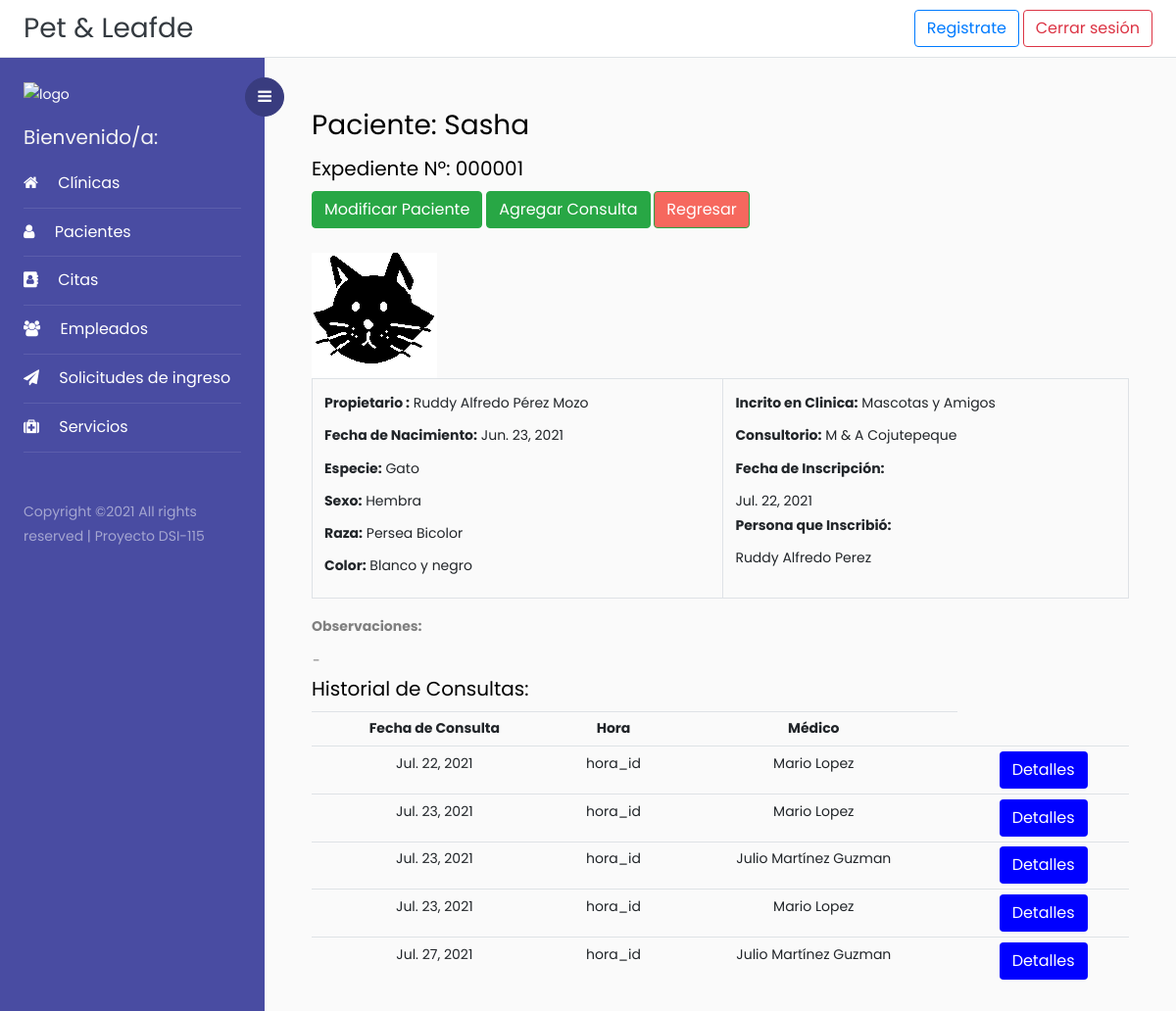
The app's page /expediente/1 (signed in), older data.
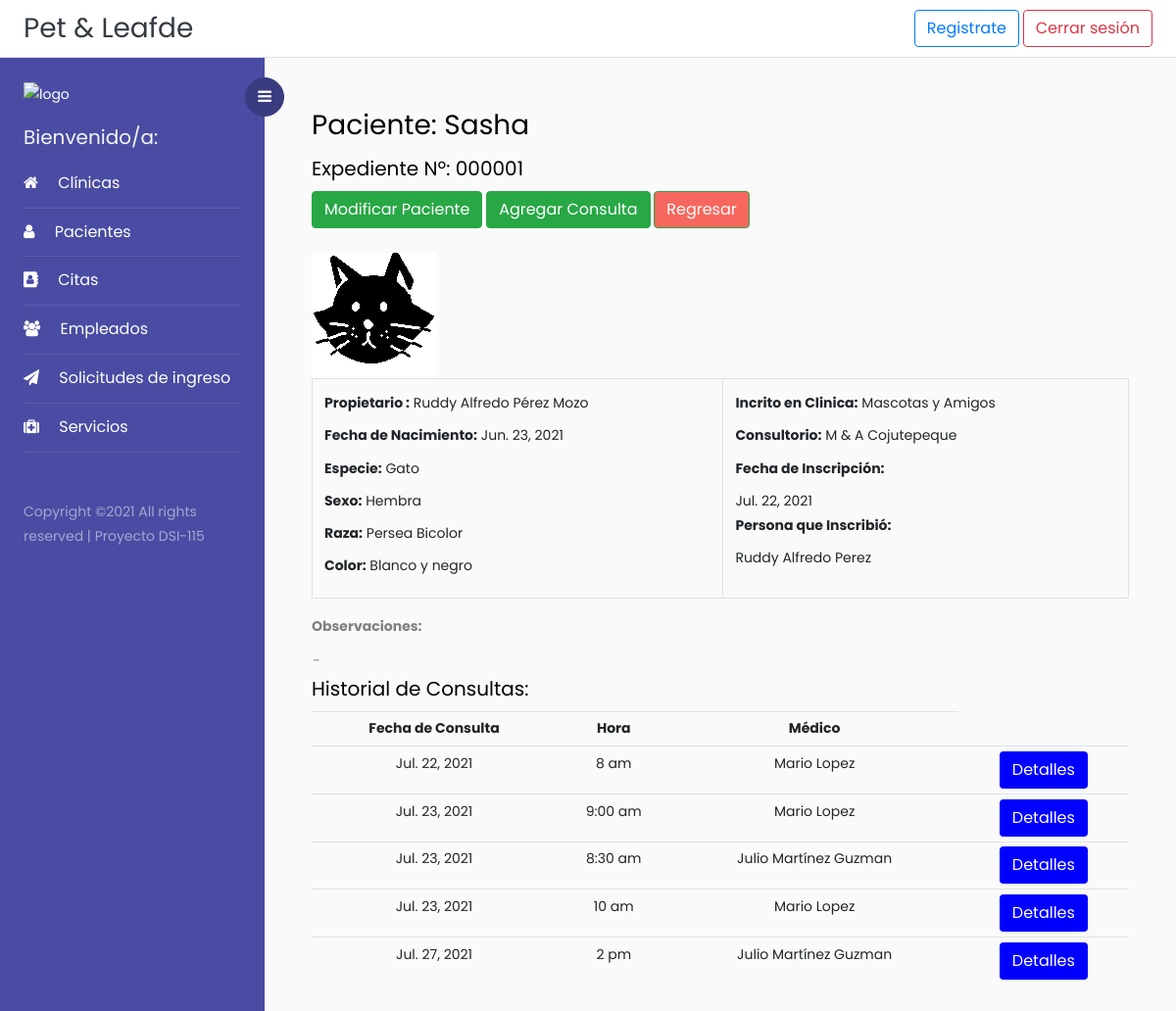
The same page, newer data.
### Veterinaria/models.py (models this page shows, shortened)
class Expediente (models.Model):
    id = models.AutoField(primary_key = True)
    pacienteId = models.ForeignKey('Paciente', on_delete = models.PROTECT, null=True)
    clinica = models.ForeignKey('Clinica', on_delete = models.PROTECT)
    consultorio = models.ForeignKey('Consultorio', on_delete = models.PROTECT)

class Paciente(models.Model):
    id = models.AutoField(primary_key=True)
    foto = models.ImageField(upload_to='fotos', null = True)
    nombrePac = models.CharField(max_length=50,help_text="", validators=[solo_Letras])
    SEXO = (('m','Macho'),('h', 'Hembra'))# Estructura para la selección del sexo del paciente
    sexo = models.CharField(max_length=10, choices=SEXO, blank=True, help_text='')
    especie = models.CharField(max_length=50, help_text="", validators=[solo_Letras])
    raza = models.CharField(max_length=50,help_text="", validators=[solo_Letras])
    color = models.CharField(max_length=50,help_text="", validators=[solo_Letras])
    fechaNacimPac = models.DateField(null=False, blank=True, validators=[validar_Fecha])
    observaciones = models.CharField(max_length=500, null = True, blank=True)
    fechaInscrip = models.DateField(auto_now_add = True)# fecha de inscripcion del paciente
    personaInscrip = models.CharField(max_length=70,help_text="", validators=[solo_Letras])
    activo = models.BooleanField(blank=True,  default=1)
    propietario = models.ForeignKey('Propietario', on_delete = models.SET_NULL, null=True)

class Propietario(models.Model):
    dui = models.CharField(max_length=10, help_text="########-#", primary_key=True,validators=[formato_Dui])
    nombre = models.CharField(max_length=100, validators=[solo_Letras])
    apellido = models.CharField(max_length=100, validators=[solo_Letras])
    fechaNacim = models.DateField(validators=[validar_Fecha])
    edad = models.IntegerField(help_text="Se calculará automaticamente",validators=[solo_Numeros])
    direccion = models.CharField(max_length=100,help_text="Calle, Colonia, Cantón ...")
    departamento = models.ForeignKey('Departamento', on_delete = models.SET_NULL, null=True)
    municipio = models.ForeignKey('Municipio', on_delete = models.SET_NULL, null=True)
    correo = models.CharField(max_length=50,help_text="")
    telefono = models.CharField(max_length=9,help_text="####-####",validators=[formato_Telefono])
    def __str__(self): #Para que retorne el nombre y no el Id
        return self.nombre + " " + self.apellido

class Clinica(models.Model):
    id = models.IntegerField(primary_key = True)
    propietario = models.CharField(max_length=50, validators=[solo_Letras])
    nombre = models.CharField(max_length=60)
    direccion = models.TextField()
    horarios = models.CharField(max_length=50)
    telefono = models.CharField(max_length=9)
    fechaIngreso = models.DateField(auto_now_add=True, null=True)
    correoElectronico = models.CharField(max_length=200, null=True)
    ESTADO = (('Activa','Activa'),('Inactiva', 'Inactiva'))
    estado = models.CharField(max_length=10, choices=ESTADO, default="Activa")
    def __str__(self):
        return self.nombre

class Consultorio(models.Model):
    clinica = models.ForeignKey('Clinica', on_delete = models.CASCADE)
    nombre = models.CharField(max_length=60)
    direccion = models.TextField()
    longitud = models.FloatField(blank=True, null=True)
    latitud = models.FloatField(blank=True, null=True)
    correoElectronico = models.CharField(max_length=200, null=True)
    horarios = models.CharField(max_length=50)
    telefono = models.CharField(max_length=9, validators=[formato_Telefono])
    servicios = models.ManyToManyField('Servicio')
    fechaIngreso = models.DateField(auto_now_add=True, null=True)
    ESTADO = (('Activa','Activa'),('Inactiva', 'Inactiva'))
    estado = models.CharField(max_length=10, choices=ESTADO, default="Activa")
    def __str__(self):
        return self.nombre

class Consulta (models.Model):
    id = models.AutoField(primary_key = True)
    medico = models.CharField(max_length=70,null=False, validators=[solo_Letras])
    pacienteId = models.ForeignKey('Paciente', on_delete = models.PROTECT, null=True)
    edad = models.CharField(max_length=2, null=False, validators=[solo_Numeros])
    peso = models.CharField(max_length=10, null=False)
    fechaConsulta = models.DateField(auto_now_add = True)# fecha de creación de la consulta
    hora = models.CharField(max_length=10, null=False)
    observaciones = models.CharField(max_length=100, null = True, blank=True)
    medicamento = models.CharField(max_length=200, null = True, blank=True)
    examenes = models.CharField(max_length=200, null = True, blank=True)
    proximoCont = models.DateField(null=True, validators=[fecha_mayor])
    clinica = models.ForeignKey('Clinica', on_delete = models.PROTECT)
    consultorio = models.ForeignKey('Consultorio', on_delete = models.PROTECT)

### Veterinaria/views.py (the view)
# urls.py: path('expediente/<int:pk>', login_required(DetalleExpediente), name='expediente'),
def DetalleExpediente (request, pk):
    if request.method == 'GET':
        exp = Expediente.objects.filter(pacienteId_id = pk).first()
        consultas = Consulta.objects.filter(pacienteId_id = pk)
    return render(request, 'Plantillas/detalleExpediente.html', {'exp':exp,'cons':consultas})

### Veterinaria/templates/Plantillas/detalleExpediente.html (shortened to what this page needs)
{% extends 'base.html' %}
{% block content %}
<div>
    <h3>Paciente: {{exp.pacienteId.nombrePac}}</h3>
</div>
<div>
    <h5>Expediente Nº:
    {% if exp.id <= 9 %}
        00000{{exp.id}}
    {% endif %}
    </h5>
</div>
<div>
    {% if exp.pacienteId.activo == 1%}
        <a href="{% url 'modificar_paciente' exp.pacienteId.pk %}" class="btn btn-success" style="color:white; background-color:33CC00">Modificar Paciente</a>
        <a href="{% url 'registrar_consulta' %}" class="btn btn-success" style="color:white; background-color:33CC00">Agregar Consulta</a>
    {% endif%}
    <a href="javascript: history.go(-1)" class="btn btn-success" style="color:white; background-color:#f6685e">Regresar</a>
</div>
<br>
    <div>
            <img src=" {{ exp.pacienteId.foto.url }}"/>
    </div>
    <table class = "table table-bordered">
        <tr>
            <td>
                <div>
                    <B><label>Propietario : </label></B>    {{exp.pacienteId.propietario}}
                </div>
                <div>
                    <B><label>Fecha de Nacimiento: </label></B>    {{exp.pacienteId.fechaNacimPac}}
                </div>
                <div>
                <B><label>Especie: </label></B>    {{exp.pacienteId.especie}}
                </div>
                <div>
                    <B><label>Sexo: </label></B>    {% if exp.pacienteId.sexo == 'h' %}Hembra{%else%}Macho{%endif%}
                </div>
                <div>
                    <B><label>Raza: </label></B>    {{exp.pacienteId.raza}}
                </div>
                <div>
                    <B><label>Color: </label></B>    {{exp.pacienteId.color}}
                </div>
            </td>
            <td style="text-align: top">
                 <div >
                    <B><label>Incrito en Clinica: </label></B>    {{exp.clinica}}
                </div>
                <div >
                    <B><label>Consultorio: </label></B>    {{exp.consultorio}}
                </div>
                <div>
                    <B><label>Fecha de Inscripción: </label></B>
                </div>
                <div>
                   {{exp.pacienteId.fechaInscrip}}
                </div>
                <div>
                    <B><label>Persona que Inscribió: </label></B>
                </div>
                <div>
                    {{exp.pacienteId.personaInscrip}}
                </div>
            </td>
        </tr>
    </table>
    <div>
        <B><label>Observaciones: </label></B><br>
        <table>
            <tr>
                <td width="800">
                    {% if exp.pacienteId.observaciones == None %}
                        -
                    {%else%}
                        <p>{{exp.pacienteId.observaciones}}</p>
                    {%endif%}
                </td>
            </tr>
        </table>
    </div>
<div>
    <h5>Historial de Consultas: </h5>
</div>
<table  class="table table-sm">
		<tr style="text-align: center">
			<th style="text-align: center">Fecha de Consulta</th>
            <th style="text-align: center">Hora</th>
			<th style="text-align: center">Médico</th>
		</tr>
		{% for c in cons %}
		<tr>
			<td style="text-align: center">
				{{c.fechaConsulta}}
			</td>
			<td style="text-align: center">
                {{c.hora}}
            </td>
            <td style="text-align: center">
                {{c.medico}}
            </td>
			<td style="text-align:center;">
					<a href="{% url 'detalle_consulta' c.pk %}" class="btn"  style="color:white; background-color:blue"><span class="glyphicon glyphicon-pencil">Detalles</a>
				</td>
			</tr>
		{% endfor %}
	</table>
{% endblock content%}

### Veterinaria/templates/base.html (shortened to what this page needs)
<!doctype html>
<html lang="en">
  <head>
    <link rel="stylesheet" href="https://cdn.jsdelivr.net/bxslider/4.2.12/jquery.bxslider.css">
	<link rel="stylesheet" href="https://stackpath.bootstrapcdn.com/font-awesome/4.7.0/css/font-awesome.min.css">
    {% load static %}
	<link rel="stylesheet" href="{% static 'css/style.css' %}">
    <link href='https://api.mapbox.com/mapbox-gl-js/v2.3.1/mapbox-gl.css' rel='stylesheet' />
  </head>
  <body>
		{% block navbar %}
	  <div class="d-flex flex-column flex-md-row align-items-center p-2 px-md-4 bg-white border-bottom box-shadow">
      <h3 class="my-0 mr-md-auto font-weight-normal" ><a class="text-dark" href="{% url 'index' %}">Pet & Leafde</a></h3>
	  <a class="btn btn-outline-primary" href="{% url 'registro'%}">Registrate</a>&nbsp;
	  {% if request.user.is_authenticated %}
      <a class="btn btn-outline-danger" href="{% url 'logout' %}">Cerrar sesión</a>
	  {% else %}
	  <a class="btn btn-outline-success" href="{% url 'login' %}">Iniciar sesión</a>
	  {% endif %}
    </div>
		<div class="wrapper d-flex align-items-stretch">
			<nav id="sidebar">
				<div class="custom-menu">
					<button type="button" id="sidebarCollapse" class="btn btn-primary">
	          <i class="fa fa-bars"></i>
	        </button>
        </div>
				<div class="p-4">
        <div class="contenedor_logo" allign="center">
            <img  class="logo"  src="{% static 'images/logo.png'%}" alt="logo">
        </div><p><p>
			{% if request.user.is_authenticated %}
			<h5 style="color:whitesmoke;" class="my-0 mr-md-auto font-weight-normal" allign ="center">Bienvenido/a:</h5>
			{% endif %}
	        <ul class="list-unstyled components mb-5">
	          <li class="active">
	            <a href="{% url 'listar_clinica' %}"><span class="fa fa-home mr-3"></span> Clínicas</a>
	          </li>
	          <li class="active">
	            <a href="{% url 'listado_pacientes' %}"><span class="fa fa-user mr-3"></span> Pacientes</a>
	          </li>
	          <li class="active">
              <a href="{% url 'listado_citas' %}"><span class="fa fa-address-book mr-3"></span> Citas</a>
	          </li>
	          <li class="active">
              	<a href="{% url 'listado_empleados' %}"><span class="fa fa-users mr-3"></span> Empleados</a>
	          </li>
	          <li class="active">
              	<a href="{% url 'listado_solicitudes' %}"><span class="fa fa-paper-plane mr-3"></span> Solicitudes de ingreso</a>
	          </li>
			  			  <li class="active">
              	<a href="{% url 'listado_servicios' %}"><span class="fa fa-medkit mr-3"></span> Servicios</a>
	          </li>
			</ul>
	        <div class="footer">
	        	<p>
						  Copyright &copy;<script>document.write(new Date().getFullYear());</script> All rights reserved | Proyecto DSI-115
						  </p>
	        </div>
	      </div>
    	</nav>
        {% endblock navbar%}
      <div id="content" class="p-4 p-md-5 pt-5">
	  {% block content %}{% endblock content%}
  </body>
</html>

Row changes from the older to the newer data that the page shows:
changed Consulta "Jul. 22, 2021": hora "hora_id" → "8 am"
changed Consulta (number 2 of 5 on the later page): hora "hora_id" → "9:00 am"
changed Consulta (number 3 of 5 on the later page): hora "hora_id" → "8:30 am"
changed Consulta (number 4 of 5 on the later page): hora "hora_id" → "10 am"
changed Consulta "Jul. 27, 2021": hora "hora_id" → "2 pm"
